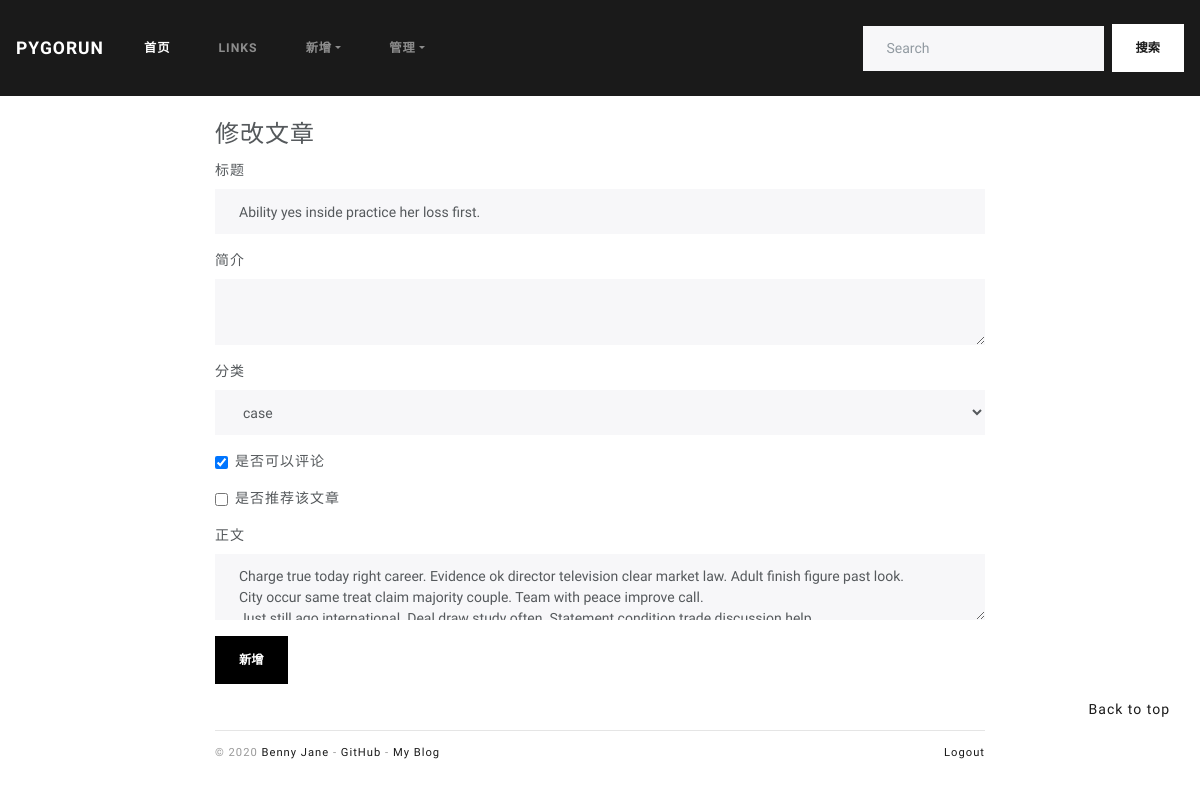
/admin/post/6/edit (signed in), run on an earlier commit of the app's database.
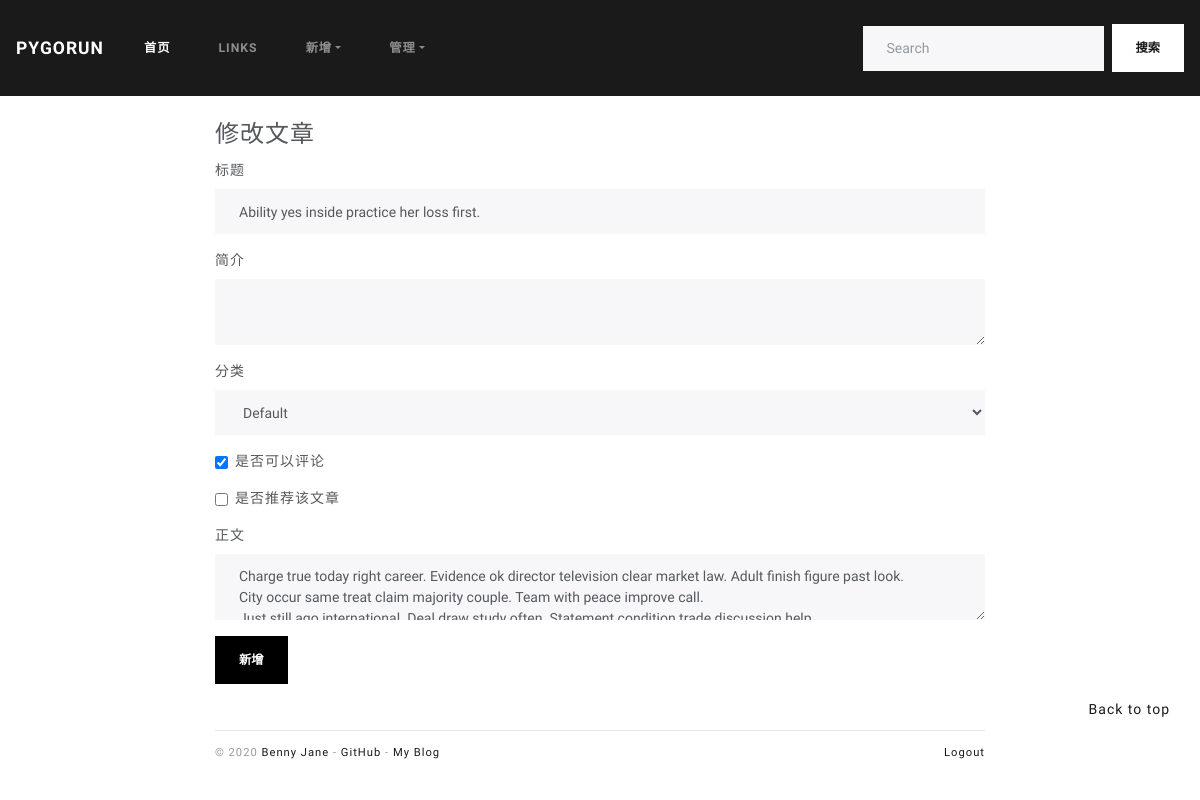
And on a later commit of the database.
### blogDog/models.py (models this page shows)
class Post(db.Model):
    id = db.Column(db.Integer, primary_key=True)
    title = db.Column(db.String(255))
    sub_title = db.Column(db.Text)
    body = db.Column(db.Text)
    timestamp = db.Column(db.DateTime, default=datetime.utcnow, index=True)
    can_comment = db.Column(db.Boolean, default=True)
    isRecommend = db.Column(db.Boolean, default=False)
    category_id = db.Column(db.Integer, db.ForeignKey('category.id'))
    category = db.relationship("Category", back_populates="posts")
    comments = db.relationship("Comment", back_populates="post", cascade="all, delete-orphan")

### blogDog/web/admin.py (the view, shortened to what this page needs)
@admin_bp.route('/post/<int:post_id>/edit', methods=['GET', 'POST'])
@login_required
def edit_post(post_id):
    form = PostForm()
    post = Post.query.get_or_404(post_id)
    form.title.data = post.title
    form.sub_title.data = post.sub_title
    form.category.data = post.category.id
    form.can_comment.data = post.can_comment
    form.isRecommend.data = post.isRecommend
    form.body.data = post.body
    return render_template('admin/edit_post.html', form=form)

### blogDog/forms.py
class PostForm(FlaskForm):
    title = StringField('标题', validators=[DataRequired(u"不能为空"), Length(1, 100)])
    sub_title = TextAreaField("简介", validators=[DataRequired(), Length(1, 500)])
    category = SelectField("分类", coerce=int, default=1)
    can_comment = BooleanField("是否可以评论", default=True)
    isRecommend = BooleanField("是否推荐该文章", default=False)
    body = CKEditorField('正文', validators=[DataRequired()])
    submit = SubmitField("新增", render_kw={'style': 'background-color: black; color: white'})
    def __init__(self, *args, **kwargs):
        super(PostForm, self).__init__(*args, **kwargs)
        self.category.choices = [(category.id, category.name)
                                 for category in Category.query.order_by(Category.name).all()]

### blogDog/extensions.py (called while the page is built)
@login_manager.user_loader
def load_user(user_id):
    from blogDog.models import Admin
    user = Admin.query.get(int(user_id))
    return user

### blogDog/templates/admin/edit_post.html (shortened to what this page needs)
{% extends 'admin/_admin_base.html' %}
{% from 'bootstrap/form.html' import render_form %}
{% block adminContent %}
    <legend>修改文章</legend>
    {{ render_form(form) }}
{% endblock %}

What changed in the data, as far as the page shows it:
changed Post "Ability yes inside practice her loss first.": category "case" → "Default"
